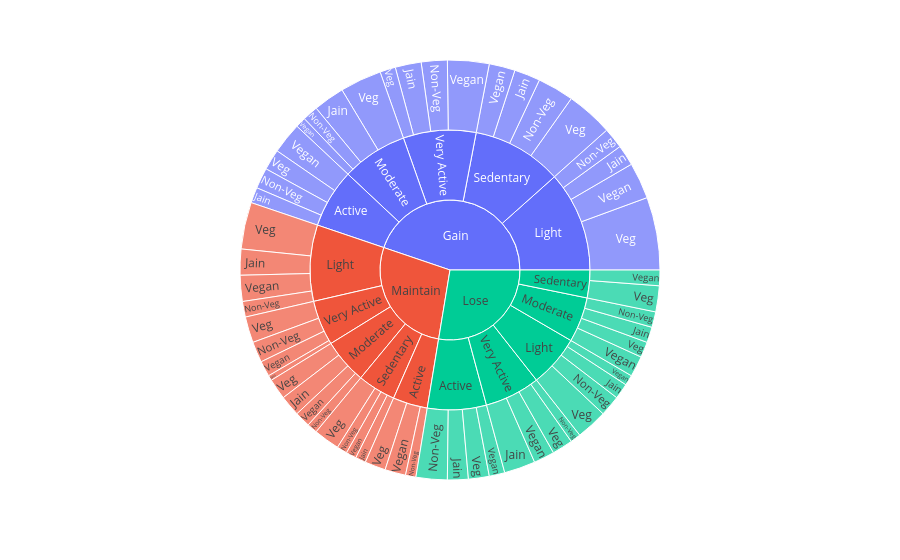

The notebook cell this image was saved under:
### Code cell
fig = px.sunburst(df, path=['Goal','Activity_Level','Diet_Type'])
fig.show()

### Figure 1 — Plotly figure (JSON) as saved in the notebook; plotly's stock layout.template omitted (floating-point values rounded to 4 significant figures)
{"data": [{"branchvalues": "total", "domain": {"x": [0, 1], "y": [0, 1]}, "hovertemplate": "labels=%{label}<br>count=%{value}<br>parent=%{parent}<br>id=%{id}<extra></extra>", "ids": ["Gain/Light/Veg", "Maintain/Active/Veg", "Gain/Very Active/Non-Veg", "Gain/Very Active/Vegan", "Gain/Light/Jain", "Gain/Sedentary/Jain", "Gain/Moderate/Vegan", "Maintain/Active/Non-Veg", "Lose/Sedentary/Veg", "Maintain/Light/Jain", "Lose/Light/Veg", "Lose/Light/Jain", "Gain/Sedentary/Veg", "Lose/Moderate/Veg", "Lose/Sedentary/Vegan", "Maintain/Light/Non-Veg", "Maintain/Active/Vegan", "Gain/Sedentary/Vegan", "Lose/Very Active/Vegan", "Lose/Active/Jain", "Maintain/Very Active/Non-Veg", "Maintain/Moderate/Non-Veg", "Maintain/Sedentary/Non-Veg", "Gain/Moderate/Veg", "Lose/Light/Vegan", "Lose/Moderate/Vegan", "Gain/Light/Vegan", "Gain/Sedentary/Non-Veg", "Lose/Active/Vegan", "Lose/Very Active/Jain", "Gain/Very Active/Jain", "Gain/Active/Vegan", "Gain/Moderate/Jain", "Gain/Light/Non-Veg", "Gain/Active/Jain", "Maintain/Moderate/Veg", "Maintain/Sedentary/Veg", "Gain/Active/Veg", "Lose/Moderate/Jain", "Maintain/Light/Veg", "Maintain/Light/Vegan", "Lose/Active/Veg", "Maintain/Very Active/Vegan", "Maintain/Very Active/Jain", "Maintain/Very Active/Veg", "Lose/Active/Non-Veg", "Gain/Moderate/Non-Veg", "Lose/Very Active/Non-Veg", "Maintain/Moderate/Jain", "Lose/Light/Non-Veg", "Gain/Very Active/Veg", "Maintain/Moderate/Vegan", "Lose/Moderate/Non-Veg", "Gain/Active/Non-Veg", "Lose/Very Active/Veg", "Maintain/Sedentary/Vegan", "Maintain/Sedentary/Jain", "Gain/Light", "Maintain/Active", "Gain/Very Active", "Gain/Sedentary", "Gain/Moderate", "Lose/Sedentary", "Maintain/Light", "Lose/Light", "Lose/Moderate", "Lose/Very Active", "Lose/Active", "Maintain/Very Active", "Maintain/Moderate", "Maintain/Sedentary", "Gain/Active", "Gain", "Maintain", "Lose"], "labels": ["Veg", "Veg", "Non-Veg", "Vegan", "Jain", "Jain", "Vegan", "Non-Veg", "Veg", "Jain", "Veg", "Jain", "Veg", "Veg", "Vegan", "Non-Veg", "Vegan", "Vegan", "Vegan", "Jain", "Non-Veg", "Non-Veg", "Non-Veg", "Veg", "Vegan", "Vegan", "Vegan", "Non-Veg", "Vegan", "Jain", "Jain", "Vegan", "Jain", "Non-Veg", "Jain", "Veg", "Veg", "Veg", "Jain", "Veg", "Vegan", "Veg", "Vegan", "Jain", "Veg", "Non-Veg", "Non-Veg", "Non-Veg", "Jain", "Non-Veg", "Veg", "Vegan", "Non-Veg", "Non-Veg", "Veg", "Vegan", "Jain", "Light", "Active", "Very Active", "Sedentary", "Moderate", "Sedentary", "Light", "Light", "Moderate", "Very Active", "Active", "Very Active", "Moderate", "Sedentary", "Active", "Gain", "Maintain", "Lose"], "name": "", "parents": ["Gain/Light", "Maintain/Active", "Gain/Very Active", "Gain/Very Active", "Gain/Light", "Gain/Sedentary", "Gain/Moderate", "Maintain/Active", "Lose/Sedentary", "Maintain/Light", "Lose/Light", "Lose/Light", "Gain/Sedentary", "Lose/Moderate", "Lose/Sedentary", "Maintain/Light", "Maintain/Active", "Gain/Sedentary", "Lose/Very Active", "Lose/Active", "Maintain/Very Active", "Maintain/Moderate", "Maintain/Sedentary", "Gain/Moderate", "Lose/Light", "Lose/Moderate", "Gain/Light", "Gain/Sedentary", "Lose/Active", "Lose/Very Active", "Gain/Very Active", "Gain/Active", "Gain/Moderate", "Gain/Light", "Gain/Active", "Maintain/Moderate", "Maintain/Sedentary", "Gain/Active", "Lose/Moderate", "Maintain/Light", "Maintain/Light", "Lose/Active", "Maintain/Very Active", "Maintain/Very Active", "Maintain/Very Active", "Lose/Active", "Gain/Moderate", "Lose/Very Active", "Maintain/Moderate", "Lose/Light", "Gain/Very Active", "Maintain/Moderate", "Lose/Moderate", "Gain/Active", "Lose/Very Active", "Maintain/Sedentary", "Maintain/Sedentary", "Gain", "Maintain", "Gain", "Gain", "Gain", "Lose", "Maintain", "Lose", "Lose", "Lose", "Lose", "Maintain", "Maintain", "Maintain", "Gain", "", "", ""], "type": "sunburst", "values": [14, 4, 5, 8, 4, 5, 2, 2, 5, 5, 6, 3, 9, 3, 3, 3, 4, 5, 4, 4, 4, 2, 2, 8, 2, 4, 7, 7, 3, 6, 5, 6, 6, 4, 3, 4, 5, 4, 3, 9, 5, 4, 3, 1, 5, 6, 3, 2, 4, 4, 3, 3, 3, 4, 4, 2, 2, 29, 10, 21, 26, 19, 8, 22, 15, 13, 16, 17, 13, 13, 11, 17, 112, 69, 69]}], "layout": {"legend": {"tracegroupgap": 0}, "margin": {"t": 60}}}
